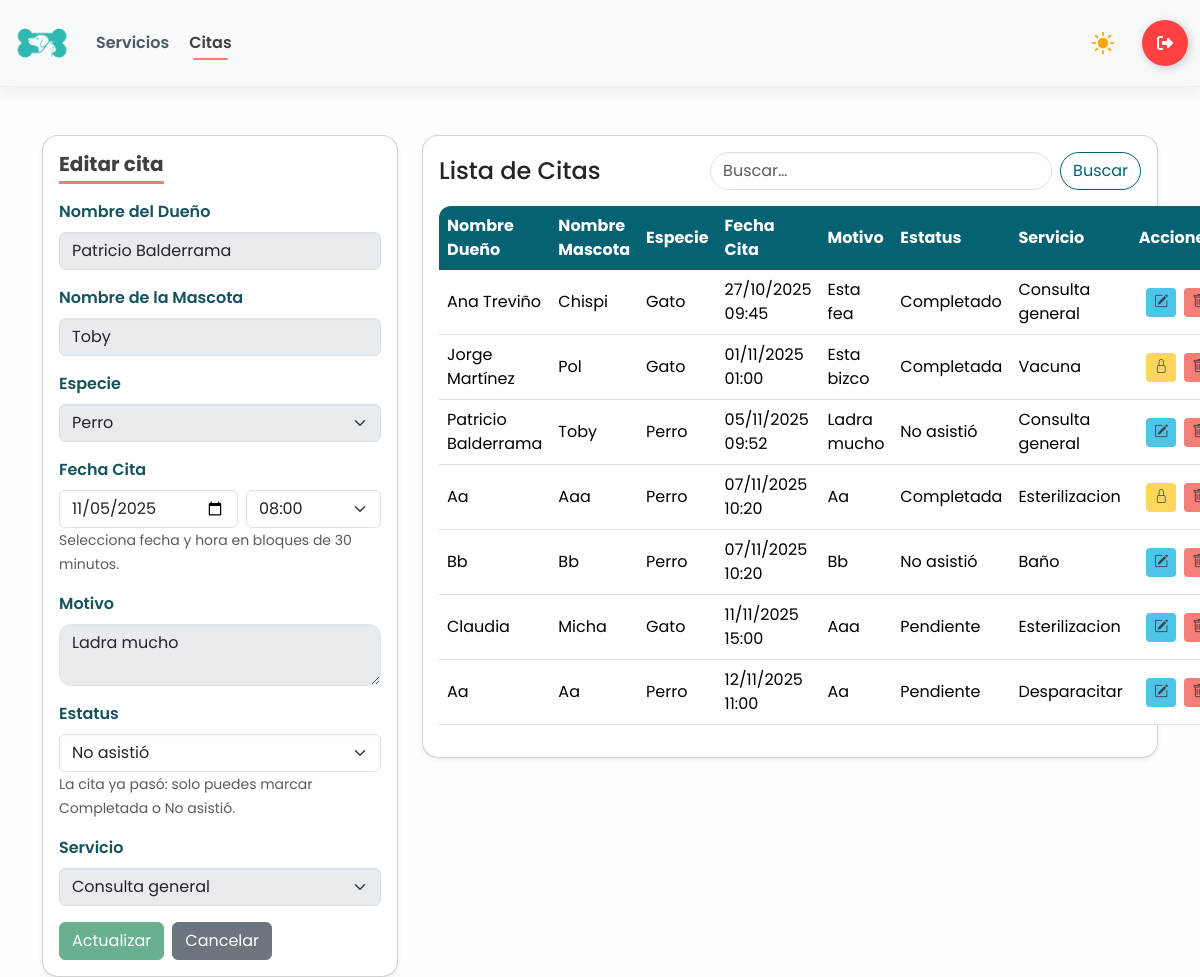
Page /citas/11/ (signed in) on the committed database.
### app/models.py (models this page shows, shortened)
class CITA_VETERINARIA(models.Model):
    nombre_dueño = models.CharField(max_length=200)
    nombre_mascota = models.CharField(max_length=100)
    especie = models.CharField(max_length=100)
    fecha_cita = models.DateTimeField()
    motivo = models.CharField(max_length=255)
    estatus = models.CharField(max_length=50)
    servicio = models.ForeignKey(SERVICIO, on_delete= models.PROTECT, null=True)

class SERVICIO(models.Model):
    nombre = models.CharField(max_length=100)
    precio = models.DecimalField(max_digits=10, decimal_places=2)
    descripcion = models.TextField(max_length=250, null= True)
    def __str__(self):
        return self.nombre

### app/views.py (the view, shortened to what this page needs)
# urls.py: path('citas/', views.citas_panel, name='citas'),
@login_required
@user_passes_test(is_employee_or_admin)
def citas_panel(request, id=None):
    cita = get_object_or_404(CITA_VETERINARIA, pk=id) if id else None
    servicios = SERVICIO.objects.all()
    ahora_local = timezone.localtime()
    slots = build_half_hour_slots("08:00", "18:00")
    if cita:
        sel_hora = timezone.localtime(cita.fecha_cita).strftime("%H:%M")
        sel_fecha = timezone.localtime(cita.fecha_cita).strftime("%Y-%m-%d")
    else:
        next_slot = ceil_to_half_hour(ahora_local)
        sel_hora = next_slot.strftime("%H:%M")
        sel_fecha = next_slot.strftime("%Y-%m-%d")
    if request.method == "POST" and cita and cita.estatus == "Completada":
        messages.error(request, "Esta cita ya está completada y no puede editarse.")
        return redirect("citas")
    cita_pasada = bool(cita and timezone.localtime(cita.fecha_cita) <= ahora_local)
    qs = CITA_VETERINARIA.objects.all().select_related('servicio').order_by('fecha_cita')
    estatus_f = (request.GET.get('estatus') or '').strip()
    servicio_f = (request.GET.get('servicio') or '').strip()
    desde_f = (request.GET.get('desde') or '').strip()
    hasta_f = (request.GET.get('hasta') or '').strip()
    q = (request.GET.get('q') or '').strip()
    if estatus_f:
        qs = qs.filter(estatus__iexact=estatus_f)
    if servicio_f:
        qs = qs.filter(servicio__pk=servicio_f)
    if q:
        qs = qs.filter(
            Q(nombre_dueño__icontains=q) |
            Q(nombre_mascota__icontains=q) |
            Q(motivo__icontains=q)
        )
    bloqueada_total = bool(cita and cita.estatus == "Completada")
    cita_pasada_bool = bool(cita and timezone.localtime(cita.fecha_cita) <= timezone.localtime())
    solo_estatus = bool(cita and cita_pasada_bool and not bloqueada_total)
    ctx = {
        "citas": qs,
        "cita": cita,
        "editando": bool(cita),
        "servicios": servicios,
        "slots": slots,
        "sel_hora": sel_hora,
        "sel_fecha": sel_fecha,
        "min_fecha": ahora_local.strftime("%Y-%m-%d"),
        "ahora_str": ahora_local.strftime("%Y-%m-%dT%H:%M"),
        "cita_pasada": cita_pasada_bool,
        "q": q,
        "bloqueada_total": bloqueada_total,
        "solo_estatus": solo_estatus,
    }
    return render(request, "citas.html", ctx)

### app/views.py (called while the page is built)
def is_employee_or_admin(user):
    return user.is_superuser or user.groups.filter(name__in=['Administrador', 'Empleado']).exists()

def build_half_hour_slots(start="08:00", end="18:00"):
    t0 = datetime.strptime(start, "%H:%M")
    t1 = datetime.strptime(end, "%H:%M")
    out = []
    t = t0
    while t <= t1:
        out.append(t.strftime("%H:%M"))
        t += timedelta(minutes=30)
    return out

### app/templates/citas.html (shortened to what this page needs)
{% load static %}
<!DOCTYPE html>
<html lang="es">
<head>
    {% include 'referencias.html' %}
    <link rel="stylesheet" href="{% static 'css/panel.css' %}">
</head>
<body>
    {% include 'navbar-panel.html' %}
    <main class="container mt-5">
        <div class="row g-4">
            <div class="col-12 col-lg-4">
                <div class="card shadow-sm rounded-4">
                    <div class="card-body">
                        <h5 class="card-title mb-3">
                            {% if editando %}Editar cita{% else %}Crear cita{% endif %}
                        </h5>
                        <form method="post" autocomplete="off"
                            action="{% if editando %}{% url 'citas_edit' cita.id %}{% else %}{% url 'citas' %}{% endif %}">
                            <div class="mb-3">
                                <label class="form-label">Nombre del Dueño</label>
                                <input type="text" name="nombre_dueño" class="form-control"
                                    pattern="^[A-Za-zÁÉÍÓÚáéíóúÑñ\s]+$" maxlength="200" required
                                    value="{{ cita.nombre_dueño|default_if_none:'' }}" {% if bloqueada_total or solo_estatus %}disabled{% endif %}>
                            </div>
                            <div class="mb-3">
                                <label class="form-label">Nombre de la Mascota</label>
                                <input type="text" name="nombre_mascota" class="form-control"
                                    pattern="^[A-Za-zÁÉÍÓÚáéíóúÑñ\s]+$" maxlength="100" required
                                    value="{{ cita.nombre_mascota|default_if_none:'' }}" {% if bloqueada_total or solo_estatus %}disabled{% endif %}>
                            </div>
                            <div class="mb-3">
                                <label class="form-label">Especie</label>
                                <select name="especie_select" id="especie_select" class="form-select" required {% if bloqueada_total or solo_estatus %}disabled{% endif %}>
                                    <option value="Perro" {% if cita.especie == "Perro" %}selected{% endif %}>Perro</option>
                                </select>
                            </div>
                            <div class="mb-3">
                              <label for="fecha_cita" class="form-label">Fecha Cita</label>
                              <div class="d-flex gap-2">
                                <input type="date"
                                       class="form-control"
                                       id="fecha_cita"
                                       name="fecha_cita"
                                       min="{{ min_fecha }}"
                                       value="{{ sel_fecha }}"
                                       required>
                                <select class="form-select" id="hora_cita" name="hora_cita" required>
                                  {% for h in slots %}
                                    <option value="{{ h }}" {% if sel_hora == h %}selected{% endif %}>{{ h }}</option>
                                  {% endfor %}
                                </select>
                              </div>
                              <small class="text-muted">Selecciona fecha y hora en bloques de 30 minutos.</small>
                            </div>
                            <div class="mb-3">
                                <label class="form-label">Motivo</label>
                                <textarea name="motivo" class="form-control" maxlength="255" required {% if bloqueada_total or solo_estatus %}disabled{% endif %}>{{ cita.motivo|default_if_none:'' }}</textarea>
                            </div>
                            <div class="mb-3">
                                <label class="form-label">Estatus</label>
                                {% if not editando %}
                                <input type="hidden" name="estatus" value="Pendiente">
                                <input type="text" class="form-control" value="Pendiente" disabled>
                                <small class="text-muted">Se asigna automáticamente al crear.</small>
                                {% elif bloqueada_total %}
                                <input type="text" class="form-control" value="Completada" disabled>
                                <small class="text-muted">Esta cita está completada y no puede editarse.</small>
                                {% elif solo_estatus %}
                                <select name="estatus" class="form-select" required>
                                    <option value="No asistió" {% if cita.estatus == "No asistió" %}selected{% endif %}>No
                                        asistió</option>
                                </select>
                                <small class="text-muted">La cita ya pasó: solo puedes marcar Completada o No
                                    asistió.</small>
                                {% endif %}
                            </div>
                            <div class="mb-3">
                                <label for="servicio" class="form-label">Servicio</label>
                                <select name="servicio" id="servicio" class="form-select" {% if bloqueada_total or solo_estatus %}disabled{% endif %}>
                                    {% for servicio in servicios %}
                                    <option value="{{ servicio.id }}" {% if cita and cita.servicio_id == servicio.id %}selected{% endif %}>
                                        {{ servicio.nombre }}
                                    </option>
                                    {% endfor %}
                                </select>
                            </div>
                            <div class="d-flex gap-2">
                                <button type="submit" class="btn btn-success" {% if bloqueada_total or solo_estatus %}disabled{% endif %}>
                                    {% if editando %}Actualizar{% else %}Guardar{% endif %}
                                </button>
                                {% if editando %}
                                <a href="{% url 'citas' %}" class="btn btn-secondary">Cancelar</a>
                                {% else %}
                                <button type="reset" class="btn btn-outline-secondary">Limpiar</button>
                                {% endif %}
                            </div>
                        </form>
                    </div>
                </div>
            </div>
            <div class="col-12 col-lg-8">
                <div class="card shadow-sm rounded-4">
                    <div class="card-body">
                        <div class="d-flex justify-content-between align-items-center mb-3">
                            <h4 class="m-0">Lista de Citas</h4>
                            <form class="d-flex" method="get" action="{% url 'citas' %}">
                                <input class="form-control me-2" type="search" placeholder="Buscar…" name="q"
                                    value="{{ request.GET.q|default_if_none:'' }}">
                                <button class="btn btn-outline-primary" type="submit">Buscar</button>
                            </form>
                        </div>
                        <table class="table table-hover align-middle">
                            <thead>
                                <tr>
                                    <th>Nombre Dueño</th>
                                    <th>Nombre Mascota</th>
                                    <th>Especie</th>
                                    <th>Fecha Cita</th>
                                    <th>Motivo</th>
                                    <th>Estatus</th>
                                    <th>Servicio</th>
                                    <th class="text-end">Acciones</th>
                                </tr>
                            </thead>
                            <tbody>
                                {% for cita in citas %}
                                <tr>
                                    <td>{{ cita.nombre_dueño }}</td>
                                    <td>{{ cita.nombre_mascota }}</td>
                                    <td>{{ cita.especie }}</td>
                                    <td>{{ cita.fecha_cita|date:"d/m/Y H:i" }}</td>
                                    <td>{{ cita.motivo }}</td>
                                    <td>{{ cita.estatus }}</td>
                                    <td>{{ cita.servicio }}</td>
                                    <td class="text-end">
                                        <div class="d-inline-flex gap-2">
                                            {% if cita.estatus != 'Completada' %}
                                            <a class="btn btn-warning btn-sm" href="{% url 'citas_edit' cita.id %}">
                                                <i class="bi bi-pencil-square"></i>
                                            </a>
                                            {% else %}
                                            <button class="btn btn-warning btn-sm" disabled title="Cita completada">
                                                <i class="bi bi-lock"></i>
                                            </button>
                                            {% endif %}
                                            <a class="btn btn-dark btn-sm" href="{% url 'citas_eliminar' cita.id %}"
                                                onclick="return confirm('¿Eliminar esta cita?')">
                                                <i class="bi bi-trash"></i>
                                            </a>
                                        </div>
                                    </td>
                                </tr>
                                {% empty %}
                                <tr>
                                    <td colspan="8" class="text-center text-muted">Sin información disponible</td>
                                </tr>
                                {% endfor %}
                            </tbody>
                        </table>
                    </div>
                </div>
            </div>
        </div>
    </main>
    {% include 'alertas.html' %}
</body>
</html>

### app/static/css/panel.css (style rules this page uses)
:root { color-scheme: light; }
:root { --primary: #056272; --accent: #4EC4E9; --accent-light: #8FE6F7; --coral: #F47F76; --paper: #FFFDFa; --light_coral: #e4a5a1; --ink: #333333; }
body { font-family: "Poppins", sans-serif !important; background-color: var(--paper) !important; }
:root { --navbar-h: 72px; }
body { padding-top: var(--navbar-h); }
html { scroll-behavior: smooth; }
.card-title { color: #404040 !important; font-weight: bold; display: inline-block; padding-bottom: 0.3rem; margin-bottom: 1.5rem; border-bottom: 3px solid #F47F76; }
.card { border: 0; border-radius: 20px !important; background: #fff; transition: transform .6s cubic-bezier(0.15, 0.83, 0.66, 1), box-shadow .3s ease; box-shadow: rgba(0, 0, 0, 0.25) 0px 54px 55px, rgba(0, 0, 0, 0.12) 0px -12px 30px, rgba(0, 0, 0, 0.12) 0px 4px 6px, rgba(0, 0, 0, 0.17) 0px 12px 13px, rgba(0, 0, 0, 0.09) 0px -3px 5px; }
.form-label { font-weight: 600; color: color-mix(in srgb, var(--primary) 65%, #333); }
.form-control, .form-select, textarea.form-control { border-radius: 12px; border: 1.6px solid #dfe5e9; box-shadow: inset 0 1px 2px rgba(0, 0, 0, .03); transition: border-color .2s ease, box-shadow .2s ease; }
.card .d-flex .form-control[type="search"] { border-radius: 999px; }
.btn.btn-outline-primary { border-radius: 999px; --bs-btn-color: var(--primary); --bs-btn-border-color: var(--primary); }
.table { --row-hover: rgba(142, 230, 247, .14); margin-bottom: 0; }
.table thead th { background: var(--primary); color: #fff; border: 0 !important; }
.table thead tr th:first-child { border-top-left-radius: 12px; }
.table thead tr th:last-child { border-top-right-radius: 12px; }
.table td, .table th { vertical-align: middle; }
.btn-sm { border-radius: 10px; padding: .3rem .55rem; }
.btn-warning.btn-sm { color: #404040; background: var(--accent); border: none; }
.btn-dark.btn-sm { color: #404040; background: var(--coral); border: none; }

### rows in the picture
CITA_VETERINARIA: nombre_dueño "Patricio Balderrama", nombre_mascota "Toby", especie_select "Perro", motivo "Ladra mucho", estatus "No asistió", servicio "Consulta general", especie "Perro", fecha_cita "05/11/2025 09:52"
CITA_VETERINARIA: nombre_dueño "Ana Treviño", nombre_mascota "Chispi", especie "Gato", fecha_cita "27/10/2025 09:45", motivo "Esta fea", estatus "Completado", servicio "Consulta general"
CITA_VETERINARIA: nombre_dueño "Jorge Martínez", nombre_mascota "Pol", especie "Gato", fecha_cita "01/11/2025 01:00", motivo "Esta bizco", estatus "Completada", servicio "Vacuna"
CITA_VETERINARIA: nombre_dueño "Aa", nombre_mascota "Aaa", especie "Perro", fecha_cita "07/11/2025 10:20", motivo "Aa", estatus "Completada", servicio "Esterilizacion"
CITA_VETERINARIA: nombre_dueño "Bb", nombre_mascota "Bb", especie "Perro", fecha_cita "07/11/2025 10:20", motivo "Bb", estatus "No asistió", servicio "Baño"
CITA_VETERINARIA: nombre_dueño "Claudia", nombre_mascota "Micha", especie "Gato", fecha_cita "11/11/2025 15:00", motivo "Aaa", estatus "Pendiente", servicio "Esterilizacion"
CITA_VETERINARIA: nombre_dueño "Aa", nombre_mascota "Aa", especie "Perro", fecha_cita "12/11/2025 11:00", motivo "Aa", estatus "Pendiente", servicio "Desparacitar"

### other values in the picture
form field hora_cita "08:00"
